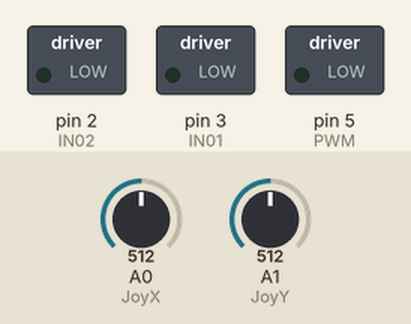
This sketch was run on a simulated Arduino Uno, built with avr-gcc and run on an emulated ATmega328P. On the bench: switched loads named in the sketch (green lamp = pin HIGH). The inputs (shaded band) are chosen by the test bench; at power-on: A0 (JoyX) = 512, A1 (JoyY) = 512.

Above: at 1.2 s.
1.3 s: A0 (JoyX) set to 494
At 2.1 s:
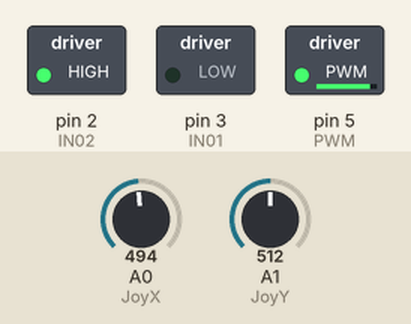
2.8 s: A0 (JoyX) set to 1023
At 3.2 s:
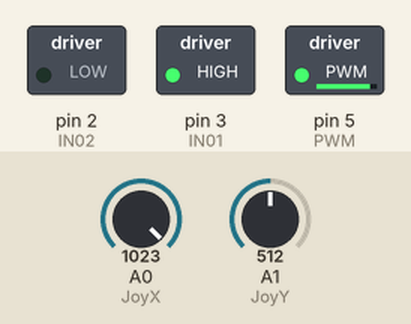
4.3 s: A1 (JoyY) set to 716
At 5.6 s:
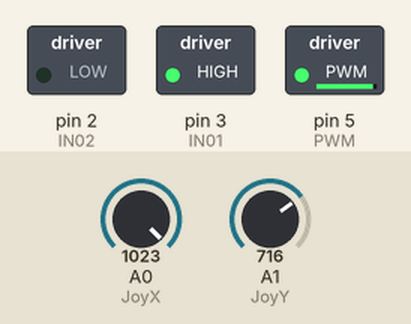
Timing chart, 0 to 7.3 s (numbered marks = the images above; inputs shaded):
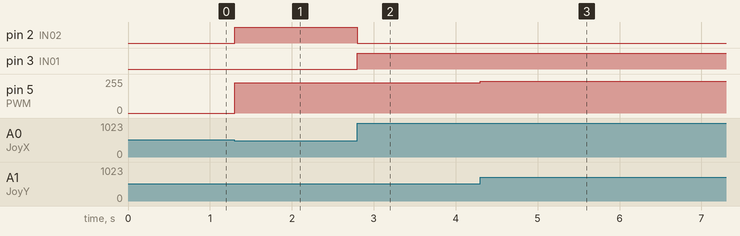

Measured:
- the behaviour switches between 512 and 511 on A0 (JoyX) (found by bisection; images 0 and 1)
- after the input at 1.3 s, pin 2 (IN02): LOW → HIGH at once; pin 5 (PWM): 0/255 → 227/255 at once
- after the input at 2.8 s, pin 2 (IN02): HIGH → LOW at once; pin 3 (IN01): LOW → HIGH at once
- after the input at 4.3 s, pin 5 (PWM): 227/255 → 238/255 at once

The sketch:

DCmotor.ino
```cpp
/*
This is the DC motor with Joystick program.

Goal: To control a DC motor (speed and direction) using a joystick module. (L293D IC used as motor driver)

Main Theme: Understanding IC + map function + Analog Output (analogWrite)
*/

// Here we decalred a constant variable named "IN01" and assigned it to pin 3 of Arduino.
#define IN01 3
// Here we decalred a constant variable named "IN02" and assigned it to pin 2 of Arduino.
#define IN02 2
// Here we decalred a constant variable named "PWM" and assigned it to pin 5 of Arduino.
#define PWM 5
// Here we decalred a constant variable named "JoyX" and assigned it to pin A0 of Arduino (analog input 0).
#define JoyX A0
// Here we decalred a constant variable named "JoyY" and assigned it to pin A1 of Arduino (analog input 1).
#define JoyY A1

void setup()
{
  // This line tells the Arduino that pin 3 works as an output pin.
  pinMode(IN01, OUTPUT);
  // This line tells the Arduino that pin 2 works as an output pin.
  pinMode(IN02, OUTPUT);
  // This line tells the Arduino that pin 5 works as an output pin.
  pinMode(PWM, OUTPUT);
}

void loop()
{
  // Here we declared and integer variable called "Speed" and stored within it whatever value the Arduino analog input pin 1 reads.
  int Speed = analogRead(JoyY);
  // This line "maps" the potentiometer bit values into designated PWM bit values.
  // For some reason the PWM bit value cannot be lower than 200 or else the motor will not work (too little juice/power)
  Speed = map(Speed, 0, 1023, 200, 255);
  // Here we declared and integer variable called "Direction" and stored within it whatever value the Arduino analog input pin 0 reads.
  int Direction = analogRead(JoyX);
  // This line "maps" the potentiometer bit values into values from 0 to 2 and 1 being neutral.
  // This is later combined with an IF statement to be able to control the direction.
  Direction = map(Direction, 0, 1023, 0, 2);

// IF direction value is equal to 0 (joystick to right hand side position)...
if (Direction == 0)
{
  // suppply no voltage to pin 3.
  digitalWrite(IN01, 0);
  // Supply 5V to pin 2.
  // This makes the motor turn counter clockwise.
  digitalWrite(IN02, 1);
  // Supply voltage proportional to PWM bit values. (controling speed of motor)
  analogWrite(PWM, Speed);
}
// But IF direction is equal to 2 (joystick to left hand side position)...
else if (Direction == 2)
{
  // Supply 5V to pin 3.
  digitalWrite(IN01, 1);
  // suppply no voltage to pin 2.
  // This makes the motor turn clockwise.
  digitalWrite(IN02, 0);
  // Supply voltage proportional to PWM bit values. (controling speed of motor)
  analogWrite(PWM, Speed);
}
// And IF the direction value is 1 (joystick neutral position)...
else
{
  // suppply no voltage to pin 3.
  digitalWrite(IN01, 0);
  // suppply no voltage to pin 2.
  digitalWrite(IN02, 0);
  // Set motor speed at 0 (No Motion)
  analogWrite(PWM, 0);
}
}
```
